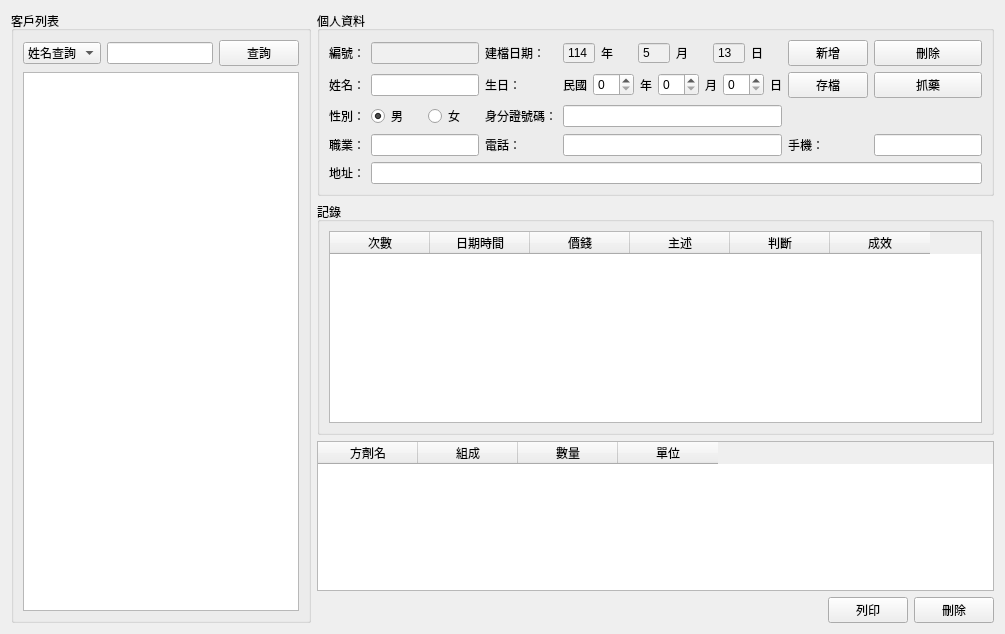
      <widget class="QWidget" name="tabClientInfo">
       <attribute name="title">
        <string>客戶資料</string>
       </attribute>
       <layout class="QGridLayout" name="gridLayout_2">
        <item row="0" column="0">
         <layout class="QHBoxLayout" name="horizontalLayout">
          <item>
           <widget class="QGroupBox" name="groupBoxClientList">
            <property name="maximumSize">
             <size>
              <width>300</width>
              <height>16777215</height>
             </size>
            </property>
            <property name="title">
             <string>客戶列表</string>
            </property>
            <layout class="QVBoxLayout" name="verticalLayout_2">
             <item>
              <layout class="QHBoxLayout" name="horizontalLayout_2">
               <item>
                <widget class="QComboBox" name="searchTypeComboBox">
                 <item>
                  <property name="text">
                   <string>姓名查詢</string>
                  </property>
                 </item>
                 <item>
                  <property name="text">
                   <string>生日查詢</string>
                  </property>
                 </item>
                 <item>
                  <property name="text">
                   <string>電話查詢</string>
                  </property>
                 </item>
                 <item>
                  <property name="text">
                   <string>手機查詢</string>
                  </property>
                 </item>
                </widget>
               </item>
               <item>
                <widget class="QLineEdit" name="searchEdit"/>
               </item>
               <item>
                <widget class="QPushButton" name="searchButton">
                 <property name="text">
                  <string>查詢</string>
                 </property>
                </widget>
               </item>
              </layout>
             </item>
             <item>
              <widget class="QListWidget" name="clientListWidget">
               <property name="styleSheet">
                <string notr="true">selection-background-color: rgb(0, 170, 255);</string>
               </property>
              </widget>
             </item>
            </layout>
           </widget>
          </item>
          <item>
           <layout class="QVBoxLayout" name="verticalLayout_3">
            <item>
             <widget class="QGroupBox" name="groupBoxClientInfo">
              <property name="title">
               <string>個人資料</string>
              </property>
              <layout class="QGridLayout" name="gridLayout">
               <item row="0" column="0">
                <widget class="QLabel" name="labelId">
                 <property name="text">
                  <string>編號：</string>
                 </property>
                </widget>
               </item>
               <item row="0" column="1">
                <widget class="QLineEdit" name="idLineEdit">
                 <property name="styleSheet">
                  <string notr="true">background-color: rgb(240, 240, 240);</string>
                 </property>
                 <property name="readOnly">
                  <bool>true</bool>
                 </property>
                </widget>
               </item>
               <item row="0" column="2">
                <widget class="QLabel" name="labelEntryDate">
                 <property name="text">
                  <string>建檔日期：</string>
                 </property>
                </widget>
               </item>
               <item row="0" column="3" colspan="2">
                <layout class="QHBoxLayout" name="horizontalLayout_4">
                 <item>
                  <widget class="QSpinBox" name="yearSpinBox">
                   <property name="styleSheet">
                    <string notr="true">background-color: rgb(240, 240, 240);</string>
                   </property>
                   <property name="readOnly">
                    <bool>true</bool>
                   </property>
                   <property name="buttonSymbols">
                    <enum>QAbstractSpinBox::NoButtons</enum>
                   </property>
                   <property name="minimum">
                    <number>100</number>
                   </property>
                   <property name="maximum">
                    <number>150</number>
                   </property>
                   <property name="value">
                    <number>114</number>
                   </property>
                  </widget>
                 </item>
                 <item>
                  <widget class="QLabel" name="label_4">
                   <property name="text">
                    <string>年</string>
                   </property>
                  </widget>
                 </item>
                 <item>
                  <widget class="QSpinBox" name="monthSpinBox">
                   <property name="styleSheet">
                    <string notr="true">background-color: rgb(240, 240, 240);</string>
                   </property>
                   <property name="readOnly">
                    <bool>true</bool>
                   </property>
                   <property name="buttonSymbols">
                    <enum>QAbstractSpinBox::NoButtons</enum>
                   </property>
                   <property name="minimum">
                    <number>1</number>
                   </property>
                   <property name="maximum">
                    <number>12</number>
                   </property>
                   <property name="value">
                    <number>5</number>
                   </property>
                  </widget>
                 </item>
                 <item>
                  <widget class="QLabel" name="label_5">
                   <property name="text">
                    <string>月</string>
                   </property>
                  </widget>
                 </item>
                 <item>
                  <widget class="QSpinBox" name="daySpinBox">
                   <property name="styleSheet">
                    <string notr="true">background-color: rgb(240, 240, 240);</string>
                   </property>
                   <property name="readOnly">
                    <bool>true</bool>
                   </property>
                   <property name="buttonSymbols">
                    <enum>QAbstractSpinBox::NoButtons</enum>
                   </property>
                   <property name="minimum">
                    <number>1</number>
                   </property>
                   <property name="maximum">
                    <number>31</number>
                   </property>
                   <property name="value">
                    <number>13</number>
                   </property>
                  </widget>
                 </item>
                 <item>
                  <widget class="QLabel" name="label_6">
                   <property name="text">
                    <string>日</string>
                   </property>
                  </widget>
                 </item>
                </layout>
               </item>
               <item row="0" column="5">
                <widget class="QPushButton" name="newButton">
                 <property name="text">
                  <string>新增</string>
                 </property>
                </widget>
               </item>
               <item row="0" column="6">
                <widget class="QPushButton" name="deleteButton">
                 <property name="text">
                  <string>刪除</string>
                 </property>
                </widget>
               </item>
               <item row="1" column="0">
                <widget class="QLabel" name="labelName">
                 <property name="text">
                  <string>姓名：</string>
                 </property>
                </widget>
               </item>
               <item row="1" column="1">
                <widget class="QLineEdit" name="nameLineEdit"/>
               </item>
               <item row="1" column="2">
                <widget class="QLabel" name="labelBirthday">
                 <property name="text">
                  <string>生日：</string>
                 </property>
                </widget>
               </item>
               <item row="1" column="3" colspan="2">
                <layout class="QHBoxLayout" name="horizontalLayout_5">
                 <item>
                  <widget class="QLabel" name="label_7">
                   <property name="text">
                    <string>民國</string>
                   </property>
                  </widget>
                 </item>
                 <item>
                  <widget class="QSpinBox" name="birthYearSpinBox"/>
                 </item>
                 <item>
                  <widget class="QLabel" name="label_8">
                   <property name="text">
                    <string>年</string>
                   </property>
                  </widget>
                 </item>
                 <item>
                  <widget class="QSpinBox" name="birthMonthSpinBox"/>
                 </item>
                 <item>
                  <widget class="QLabel" name="label_9">
                   <property name="text">
                    <string>月</string>
                   </property>
                  </widget>
                 </item>
                 <item>
                  <widget class="QSpinBox" name="birthDaySpinBox"/>
                 </item>
                 <item>
                  <widget class="QLabel" name="label_10">
                   <property name="text">
                    <string>日</string>
                   </property>
                  </widget>
                 </item>
                </layout>
               </item>
               <item row="1" column="5">
                <widget class="QPushButton" name="saveButton">
                 <property name="text">
                  <string>存檔</string>
                 </property>
                </widget>
               </item>
               <item row="1" column="6">
                <widget class="QPushButton" name="fetchButton">
                 <property name="text">
                  <string>抓藥</string>
                 </property>
                </widget>
               </item>
               <item row="2" column="0">
                <widget class="QLabel" name="labelGender">
                 <property name="text">
                  <string>性別：</string>
                 </property>
                </widget>
               </item>
               <item row="2" column="1">
                <layout class="QHBoxLayout" name="horizontalLayout_3">
                 <item>
                  <widget class="QRadioButton" name="maleRadioButton">
                   <property name="text">
                    <string>男</string>
                   </property>
                   <property name="checked">
                    <bool>true</bool>
                   </property>
                  </widget>
                 </item>
                 <item>
                  <widget class="QRadioButton" name="femaleRadioButton">
                   <property name="text">
                    <string>女</string>
                   </property>
                  </widget>
                 </item>
                </layout>
               </item>
               <item row="2" column="2">
                <widget class="QLabel" name="labelIdNumber">
                 <property name="text">
                  <string>身分證號碼：</string>
                 </property>
                </widget>
               </item>
               <item row="2" column="3" colspan="2">
                <widget class="QLineEdit" name="idNumberLineEdit"/>
               </item>
               <item row="3" column="0">
                <widget class="QLabel" name="labelOccupation">
                 <property name="text">
                  <string>職業：</string>
                 </property>
                </widget>
               </item>
               <item row="3" column="1">
                <widget class="QLineEdit" name="occupationLineEdit"/>
               </item>
               <item row="3" column="2">
                <widget class="QLabel" name="labelPhone">
                 <property name="text">
                  <string>電話：</string>
                 </property>
                </widget>
               </item>
               <item row="3" column="3" colspan="2">
                <widget class="QLineEdit" name="phoneLineEdit"/>
               </item>
               <item row="3" column="5">
                <widget class="QLabel" name="labelMobile">
                 <property name="text">
                  <string>手機：</string>
                 </property>
                </widget>
               </item>
               <item row="3" column="6">
                <widget class="QLineEdit" name="mobileLineEdit"/>
               </item>
               <item row="4" column="0">
                <widget class="QLabel" name="labelAddress">
                 <property name="text">
                  <string>地址：</string>
                 </property>
                </widget>
               </item>
               <item row="4" column="1" colspan="6">
                <widget class="QLineEdit" name="addressLineEdit"/>
               </item>
              </layout>
             </widget>
            </item>
            <item>
             <widget class="QGroupBox" name="groupBoxRecords">
              <property name="title">
               <string>記錄</string>
              </property>
              <layout class="QVBoxLayout" name="verticalLayout_4">
               <item>
                <widget class="QTableWidget" name="recordsTableWidget">
                 <property name="columnCount">
                  <number>6</number>
                 </property>
                 <column>
                  <property name="text">
                   <string>次數</string>
                  </property>
                 </column>
                 <column>
                  <property name="text">
                   <string>日期時間</string>
                  </property>
                 </column>
                 <column>
                  <property name="text">
                   <string>價錢</string>
                  </property>
                 </column>
                 <column>
                  <property name="text">
                   <string>主述</string>
                  </property>
                 </column>
                 <column>
                  <property name="text">
                   <string>判斷</string>
                  </property>
                 </column>
                 <column>
                  <property name="text">
                   <string>成效</string>
                  </property>
                 </column>
                </widget>
               </item>
              </layout>
             </widget>
            </item>
            <item>
             <widget class="QTableWidget" name="prescriptionTableWidget">
              <property name="maximumSize">
               <size>
                <width>16777215</width>
                <height>150</height>
               </size>
              </property>
              <property name="columnCount">
               <number>4</number>
              </property>
              <column>
               <property name="text">
                <string>方劑名</string>
               </property>
              </column>
              <column>
               <property name="text">
                <string>組成</string>
               </property>
              </column>
              <column>
               <property name="text">
                <string>數量</string>
               </property>
              </column>
              <column>
               <property name="text">
                <string>單位</string>
               </property>
              </column>
             </widget>
            </item>
            <item>
             <layout class="QHBoxLayout" name="horizontalLayout_6">
              <item>
               <spacer name="horizontalSpacer">
                <property name="orientation">
                 <enum>Qt::Horizontal</enum>
                </property>
                <property name="sizeHint" stdset="0">
                 <size>
                  <width>40</width>
                  <height>20</height>
                 </size>
                </property>
               </spacer>
              </item>
              <item>
               <widget class="QPushButton" name="printButton">
                <property name="text">
                 <string>列印</string>
                </property>
               </widget>
              </item>
              <item>
               <widget class="QPushButton" name="deleteRecordButton">
                <property name="text">
                 <string>刪除</string>
                </property>
               </widget>
              </item>
             </layout>
            </item>
           </layout>
          </item>
         </layout>
        </item>
       </layout>
      </widget>
